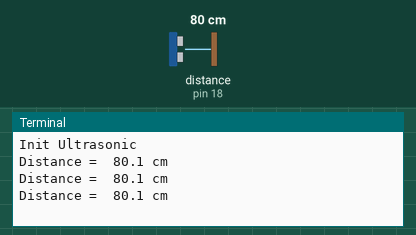
Bench run of a program on a simulated Raspberry Pi (header pin numbers). On the bench: the last lines printed to the terminal. The inputs (shaded band) are chosen by the test bench; at power-on: distance to the obstacle (sensor on pin 18) 80 cm. The echo pulse lasts 58.3 µs per cm; the clock reads 2024-03-15 10:24:30 at power-on unless the program sets it.

Above: at 3.2 s.
3.3 s: distance to the obstacle (sensor on pin 18) set to 2 cm
At 3.88 s:
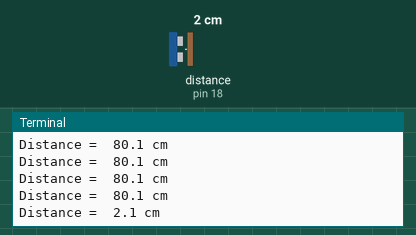
4.8 s: distance to the obstacle (sensor on pin 18) set to 4 cm
At 5.08 s:
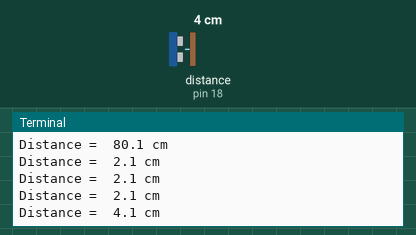
Timing chart, 0 to 7.8 s (numbered marks = the images above; inputs shaded):
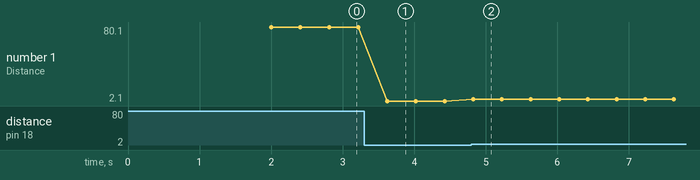

The program:

gpio_main10.py
```python
#Distance Sensor test
from errno import EHOSTDOWN
import RPi.GPIO as GPIO
import time

GPIO.setmode(GPIO.BOARD)
GPIO.setwarnings(False)

TRIG = 16
ECHO = 18

GPIO.setup(TRIG, GPIO.OUT)
GPIO.setup(ECHO, GPIO.IN)

GPIO.output(TRIG, GPIO.LOW)
print('Init Ultrasonic')
time.sleep(2.0)

try :
    while True:
        GPIO.output(TRIG, GPIO.HIGH)
        time.sleep(0.00001) #10 us Delay
        GPIO.output(TRIG, GPIO.LOW)

        while GPIO.input(ECHO) == 0:
            start = time.time()

        while GPIO.input(ECHO) == 1:
            stop = time.time()

        check_time = stop - start
        distance = check_time * 34300/2     #거리
        print(f'Distance = {distance: .1f} cm')
        time.sleep(0.4)

except KeyboardInterrupt:
    GPIO.cleanup()
```

Measured:
- after the input at 3.3 s, the terminal: prints a new line after 0.32 s (image 1)
- after the input at 4.8 s, the terminal: prints a new line at once (image 2)
- plotted number 1: 80.1 → 2.1 after the input at 3.3 s, 2.1 → 4.1 after the input at 4.8 s
